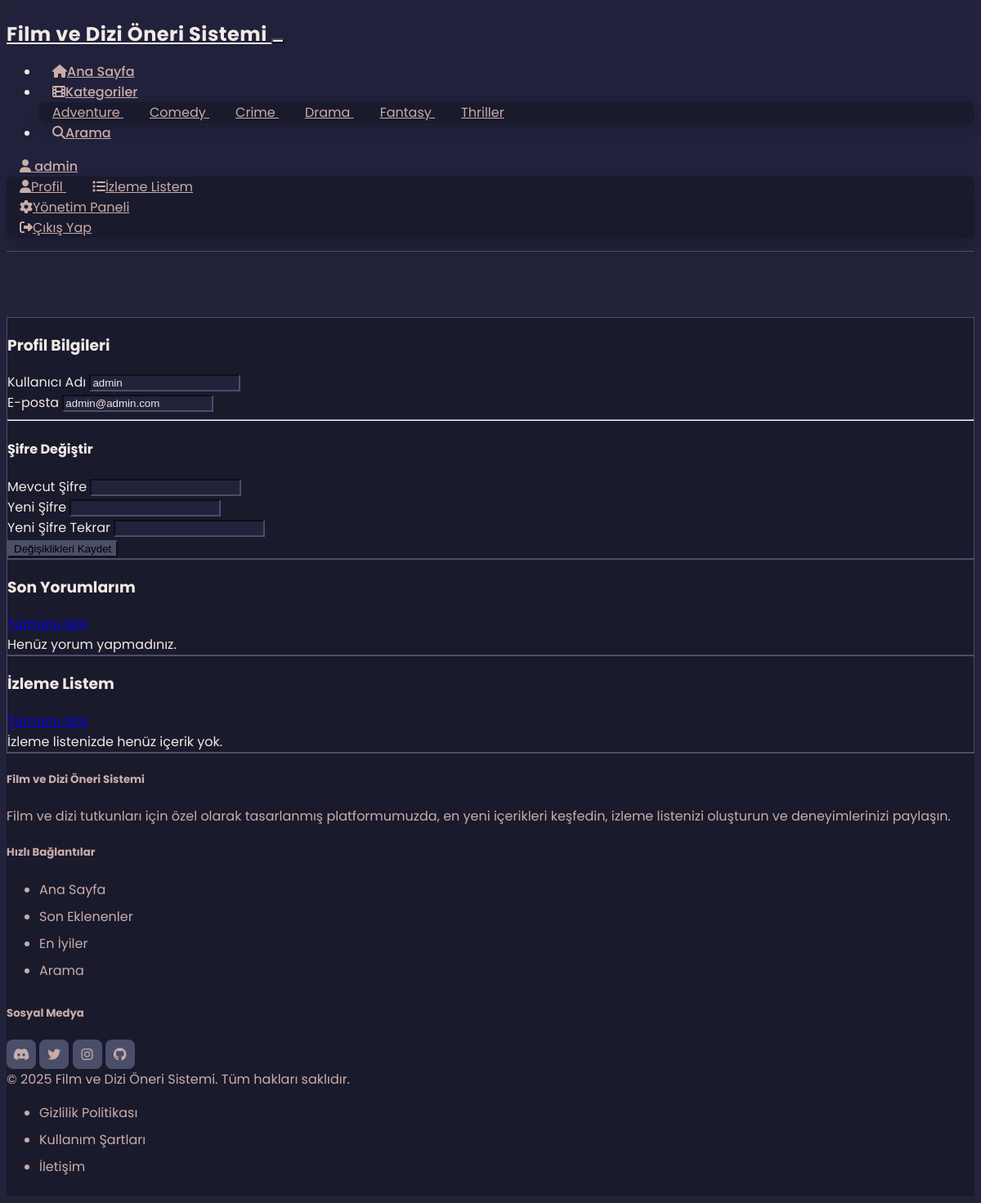
The app's page /profile.php (signed in) with its own data.
### tables this page shows
CREATE TABLE `categories` (
  `id` int(11) NOT NULL,
  `name` varchar(50) NOT NULL,
  `slug` varchar(50) NOT NULL,
  `description` text DEFAULT NULL,
  `created_at` timestamp NOT NULL DEFAULT current_timestamp(),
  `updated_at` timestamp NOT NULL DEFAULT current_timestamp() ON UPDATE current_timestamp()
);

CREATE TABLE `users` (
  `id` int(11) NOT NULL,
  `username` varchar(50) NOT NULL,
  `email` varchar(100) NOT NULL,
  `password` varchar(255) NOT NULL,
  `is_admin` tinyint(1) DEFAULT 0,
  `is_active` tinyint(1) DEFAULT 1,
  `avatar_url` varchar(255) DEFAULT NULL,
  `created_at` timestamp NOT NULL DEFAULT current_timestamp(),
  `updated_at` timestamp NOT NULL DEFAULT current_timestamp() ON UPDATE current_timestamp()
);

### config/config.php (called while the page is built, shortened)
<?php
function url($path = '') {
    return BASE_URL . '/' . ltrim($path, '/');
}
?>

### includes/functions.php (called while the page is built, shortened)
<?php
function isLoggedIn() {
    return isset($_SESSION['user_id']);
}
function isAdmin($user_id = null) {
    if ($user_id === null) {
        $user_id = $_SESSION['user_id'];
    }
    global $db;
    $stmt = $db->prepare("
        SELECT COUNT(*)
        FROM user_role_relations ur
        JOIN user_roles r ON ur.role_id = r.id
        WHERE ur.user_id = ? AND r.name = 'admin'
    ");
    $stmt->execute([$user_id]);
    return $stmt->fetchColumn() > 0;
}
function getUserById($id) {
    global $db;
    $stmt = $db->prepare('SELECT * FROM users WHERE id = ?');
    $stmt->execute([$id]);
    return $stmt->fetch();
}
function getAllCategories() {
    global $db;
    $stmt = $db->prepare('SELECT * FROM categories ORDER BY name');
    $stmt->execute();
    return $stmt->fetchAll();
}

### profile.php (the view, shortened to what this page needs)
<?php
require_once 'config/config.php';
require_once 'includes/functions.php';
$user_id = $_SESSION['user_id'];
$user = getUserById($user_id);
$stmt = $db->prepare("
    SELECT c.*, cm.rating, cm.created_at as comment_date
    FROM comments cm
    JOIN contents c ON cm.content_id = c.id
    WHERE cm.user_id = ?
    ORDER BY cm.created_at DESC
    LIMIT 5
");
$stmt->execute([$user_id]);
$recent_comments = $stmt->fetchAll();
$stmt = $db->prepare("
    SELECT c.*, w.created_at as added_date
    FROM watchlist w
    JOIN contents c ON w.content_id = c.id
    WHERE w.user_id = ?
    ORDER BY w.created_at DESC
    LIMIT 5
");
$stmt->execute([$user_id]);
$watchlist_items = $stmt->fetchAll();
require_once 'includes/header.php';
?>
<div class="container-xl py-4">
    <div class="row">
        <div class="col-lg-4">
            <div class="card mb-4">
                <div class="card-header">
                    <h3 class="card-title">Profil Bilgileri</h3>
                </div>
                <div class="card-body">
                    <form method="POST" action="">
                        <div class="mb-3">
                            <label class="form-label">Kullanıcı Adı</label>
                            <input type="text" class="form-control" value="<?= htmlspecialchars($user['username']) ?>"
                                   readonly disabled>
                        </div>
                        <div class="mb-3">
                            <label class="form-label">E-posta</label>
                            <input type="email" name="email" class="form-control" required
                                   value="<?= htmlspecialchars($user['email']) ?>">
                        </div>
                        <hr class="my-4">
                        <h4>Şifre Değiştir</h4>
                        <div class="mb-3">
                            <label class="form-label">Mevcut Şifre</label>
                            <input type="password" name="current_password" class="form-control">
                        </div>
                        <div class="mb-3">
                            <label class="form-label">Yeni Şifre</label>
                            <input type="password" name="new_password" class="form-control"
                                   minlength="6">
                        </div>
                        <div class="mb-3">
                            <label class="form-label">Yeni Şifre Tekrar</label>
                            <input type="password" name="new_password_confirm" class="form-control"
                                   minlength="6">
                        </div>
                        <div class="form-footer">
                            <button type="submit" class="btn btn-primary w-100">
                                Değişiklikleri Kaydet
                            </button>
                        </div>
                    </form>
                </div>
            </div>
        </div>
        <div class="col-lg-8">
            <div class="card mb-4">
                <div class="card-header">
                    <div class="d-flex justify-content-between align-items-center">
                        <h3 class="card-title">Son Yorumlarım</h3>
                        <a href="comments.php" class="btn btn-link">Tümünü Gör</a>
                    </div>
                </div>
                <div class="list-group list-group-flush">
                    <?php if (empty($recent_comments)): ?>
                        <div class="list-group-item text-center text-muted">
                            Henüz yorum yapmadınız.
                        </div>
                    <?php endif; ?>
                </div>
            </div>
            <div class="card">
                <div class="card-header">
                    <div class="d-flex justify-content-between align-items-center">
                        <h3 class="card-title">İzleme Listem</h3>
                        <a href="watchlist.php" class="btn btn-link">Tümünü Gör</a>
                    </div>
                </div>
                <div class="list-group list-group-flush">
                    <?php if (empty($watchlist_items)): ?>
                        <div class="list-group-item text-center text-muted">
                            İzleme listenizde henüz içerik yok.
                        </div>
                    <?php endif; ?>
                </div>
            </div>
        </div>
    </div>
</div>
<?php require_once 'includes/footer.php'; ?>

### includes/header.php (shortened to what this page needs)
<!DOCTYPE html>
<html lang="tr">
<head>
    <link rel="stylesheet" href="https://cdn.jsdelivr.net/npm/@tabler/core@1.0.0-beta17/dist/css/tabler.min.css">
    <link rel="stylesheet" href="https://cdnjs.cloudflare.com/ajax/libs/font-awesome/6.4.0/css/all.min.css">
    <link rel="stylesheet" href="<?= url('assets/css/style.css') ?>">
</head>
<body>
    <div class="page">
        <nav class="navbar navbar-expand-lg fixed-top">
            <div class="container">
                <a class="navbar-brand" href="<?= url() ?>">
                    <?= SITE_NAME ?>
                </a>
                <button class="navbar-toggler" type="button" data-bs-toggle="collapse" data-bs-target="#navbarNav">
                </button>
                <div class="collapse navbar-collapse" id="navbarNav">
                    <ul class="navbar-nav me-auto">
                        <li class="nav-item">
                            <a class="nav-link" href="<?= url() ?>">
                                <i class="fas fa-home me-2"></i>Ana Sayfa
                            </a>
                        </li>
                        <li class="nav-item dropdown">
                            <a class="nav-link dropdown-toggle" href="#" data-bs-toggle="dropdown">
                                <i class="fas fa-film me-2"></i>Kategoriler
                            </a>
                            <div class="dropdown-menu">
                                <?php
                                try {
                                    $categories = getAllCategories();
                                    foreach ($categories as $category):
                                ?>
                                    <a class="dropdown-item" href="<?= url("category.php?slug={$category['slug']}") ?>">
                                        <?= htmlspecialchars($category['name']) ?>
                                    </a>
                                <?php
                                    endforeach;
                                } catch (Exception $e) {
                                    error_log("Kategori listesi yüklenirken hata: " . $e->getMessage());
                                }
                                ?>
                            </div>
                        </li>
                        <li class="nav-item">
                            <a class="nav-link" href="<?= url('search.php') ?>">
                                <i class="fas fa-search me-2"></i>Arama
                            </a>
                        </li>
                    </ul>
                    <div class="navbar-nav">
                        <?php if (isLoggedIn()): ?>
                            <div class="nav-item dropdown">
                                <a href="#" class="nav-link dropdown-toggle" data-bs-toggle="dropdown">
                                    <i class="fas fa-user me-2"></i>
                                    <?= htmlspecialchars($_SESSION['username']) ?>
                                </a>
                                <div class="dropdown-menu dropdown-menu-end">
                                    <a class="dropdown-item" href="<?= url('profile.php') ?>">
                                        <i class="fas fa-user me-2"></i>Profil
                                    </a>
                                    <a class="dropdown-item" href="<?= url('watchlist.php') ?>">
                                        <i class="fas fa-list me-2"></i>İzleme Listem
                                    </a>
                                    <?php if (isAdmin()): ?>
                                        <a class="dropdown-item" href="<?= url('admin/') ?>">
                                            <i class="fas fa-cog me-2"></i>Yönetim Paneli
                                        </a>
                                    <?php endif; ?>
                                    <a class="dropdown-item" href="<?= url('logout.php') ?>">
                                        <i class="fas fa-sign-out-alt me-2"></i>Çıkış Yap
                                    </a>
                                </div>
                            </div>
                        <?php endif; ?>
                    </div>
                </div>
            </div>
        </nav>
        <div class="page-wrapper">

### includes/footer.php (shortened to what this page needs)
    </div>
    <footer class="footer py-4">
        <div class="container">
            <div class="row g-4 py-4">
                <div class="col-12 col-md-4">
                    <h5 class="text-primary mb-3"><?= SITE_NAME ?></h5>
                    <p class="text-secondary mb-0">
                    Film ve dizi tutkunları için özel olarak tasarlanmış platformumuzda, en yeni içerikleri keşfedin, izleme listenizi oluşturun ve deneyimlerinizi paylaşın.
                    </p>
                </div>
                <div class="col-6 col-md-4">
                    <h5 class="text-primary mb-3">Hızlı Bağlantılar</h5>
                    <ul class="list-unstyled mb-0">
                        <li><a href="<?= url() ?>" class="footer-link">Ana Sayfa</a></li>
                        <li><a href="<?= url('latest.php') ?>" class="footer-link">Son Eklenenler</a></li>
                        <li><a href="<?= url('top-rated.php') ?>" class="footer-link">En İyiler</a></li>
                        <li><a href="<?= url('search.php') ?>" class="footer-link">Arama</a></li>
                    </ul>
                </div>
                <div class="col-6 col-md-4">
                    <h5 class="text-primary mb-3">Sosyal Medya</h5>
                    <div class="d-flex gap-2">
                        <a href="#" class="social-link" title="Discord">
                            <i class="fab fa-discord"></i>
                        </a>
                        <a href="#" class="social-link" title="Twitter">
                            <i class="fab fa-twitter"></i>
                        </a>
                        <a href="#" class="social-link" title="Instagram">
                            <i class="fab fa-instagram"></i>
                        </a>
                        <a href="#" class="social-link" title="GitHub">
                            <i class="fab fa-github"></i>
                        </a>
                    </div>
                </div>
            </div>
            <div class="border-top border-secondary pt-4">
                <div class="row align-items-center">
                    <div class="col-md-6 text-center text-md-start text-secondary">
                        &copy; <?= date('Y') ?> <?= SITE_NAME ?>. Tüm hakları saklıdır.
                    </div>
                    <div class="col-md-6 text-center text-md-end mt-3 mt-md-0">
                        <ul class="list-inline mb-0">
                            <li class="list-inline-item">
                                <a href="#" class="footer-link">Gizlilik Politikası</a>
                            </li>
                            <li class="list-inline-item">
                                <a href="#" class="footer-link">Kullanım Şartları</a>
                            </li>
                            <li class="list-inline-item">
                                <a href="#" class="footer-link">İletişim</a>
                            </li>
                        </ul>
                    </div>
                </div>
            </div>
        </div>
    </footer>
    </div>
</body>
</html>

### assets/css/style.css (style rules this page uses)
:root { --dark-bg: #22223B; --darker-bg: #1a1a2d; --nav-bg: rgba(34, 34, 59, 0.95); --primary-color: #4A4E69; --secondary-color: #9A8C98; --accent-color: #C9ADA7; --light-accent: #F2E9E4; --text-primary: #F2E9E4; --text-secondary: #C9ADA7; --border-color: #4A4E69; --card-bg: #1a1a2d; --input-bg: #22223B; --success-color: #2fb344; --danger-color: #d63939; --warning-color: #f76707; --info-color: #4299e1; }
body { font-family: 'Poppins', sans-serif; background-color: var(--dark-bg); color: var(--text-primary); overflow-x: hidden; }
.page { min-height: 100vh; display: flex; flex-direction: column; }
.page-wrapper { flex: 1; margin-top: 80px; }
.navbar { background-color: var(--nav-bg) !important; backdrop-filter: blur(10px); border-bottom: 1px solid var(--border-color) !important; padding: 1rem 0; }
.navbar-brand { font-size: 1.5rem; font-weight: 700; color: var(--light-accent) !important; letter-spacing: 0.5px; }
.nav-link { color: var(--text-secondary) !important; font-weight: 500; transition: all 0.3s ease; padding: 0.5rem 1rem !important; border-radius: 0.5rem; }
.dropdown-menu { background-color: var(--darker-bg); border: 1px solid var(--border-color); box-shadow: 0 4px 6px -1px rgba(0, 0, 0, 0.1), 0 2px 4px -1px rgba(0, 0, 0, 0.06); }
.dropdown-item { color: var(--text-secondary); transition: all 0.2s ease; }
.navbar-toggler { border-color: var(--border-color); color: var(--text-primary); }
.footer { background-color: var(--darker-bg); border-top: 1px solid var(--border-color); color: var(--text-secondary); }
.footer-link { color: var(--text-secondary); text-decoration: none; transition: color 0.2s ease; display: inline-block; margin-bottom: 0.5rem; }
.social-link { display: inline-flex; align-items: center; justify-content: center; width: 36px; height: 36px; border-radius: 8px; background-color: var(--primary-color); color: var(--text-secondary); text-decoration: none; transition: all 0.2s ease; }
:root { --dark-color: #1e293b; --light-color: #f8fafc; }
.card { background-color: var(--card-bg); border: 1px solid var(--border-color); transition: transform 0.2s ease-in-out, box-shadow 0.2s ease-in-out; }
.card-body { background-color: var(--card-bg); color: var(--text-primary); }
.card-title { color: var(--light-accent); }
.form-control { background-color: var(--input-bg); border-color: var(--border-color); color: var(--text-primary); }
.form-control::placeholder { color: var(--text-secondary); opacity: 0.7; }
.btn-primary { background-color: var(--primary-color); border-color: var(--primary-color); }
.dropdown-menu { border: none; box-shadow: 0 0.5rem 1rem rgba(0, 0, 0, 0.15); border-radius: 0.5rem; }
.dropdown-item { padding: 0.5rem 1rem; }
.list-group-item { background-color: var(--card-bg); border-color: var(--border-color); color: var(--text-primary); }

### records on screen
categories: name "Adventure"
categories: name "Comedy"
categories: name "Crime"
categories: name "Drama"
categories: name "Fantasy"
categories: name "Thriller"
users: username "admin", email "admin@admin.com"

### other values on screen
SITE_NAME "Film ve Dizi Öneri Sistemi"
$_SESSION['username'] "admin"
